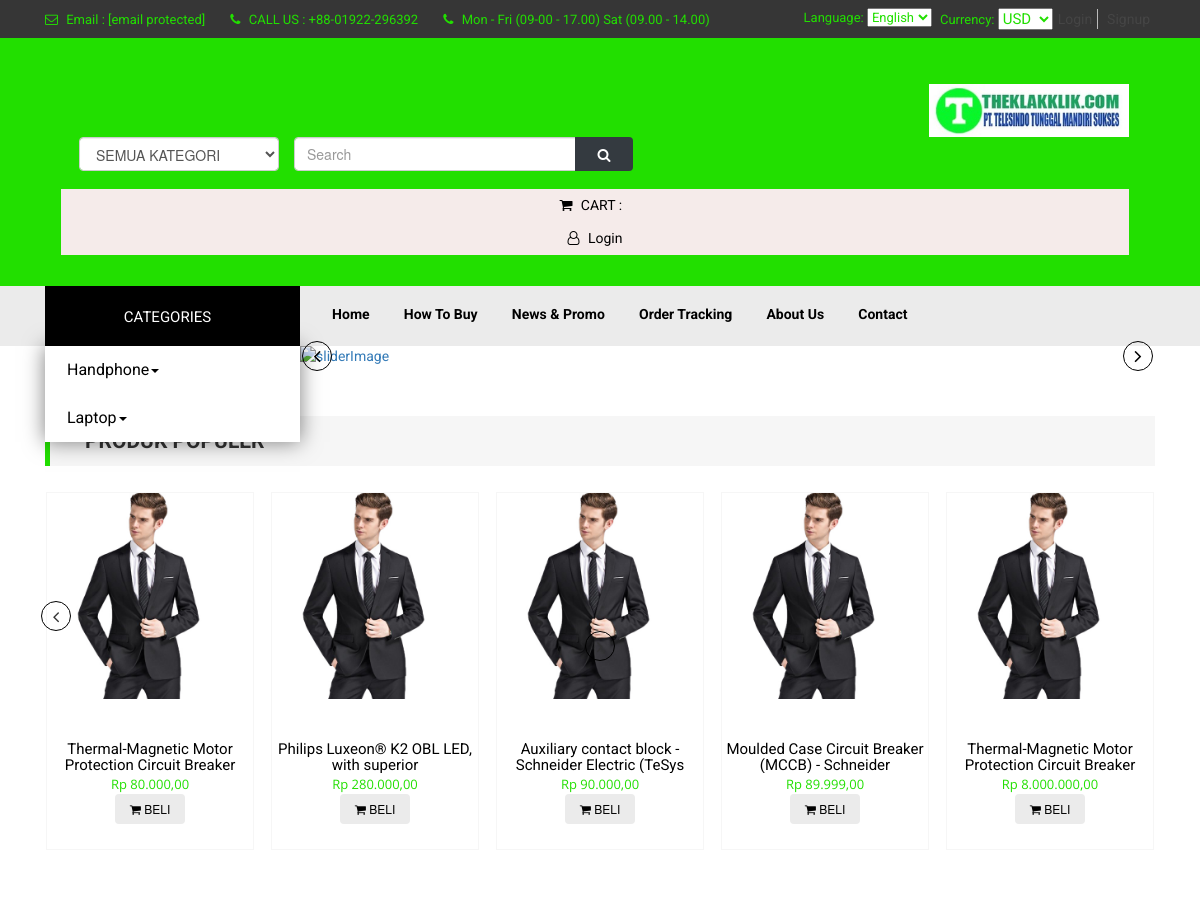
/ (upper part), run on an earlier commit of the app's database.
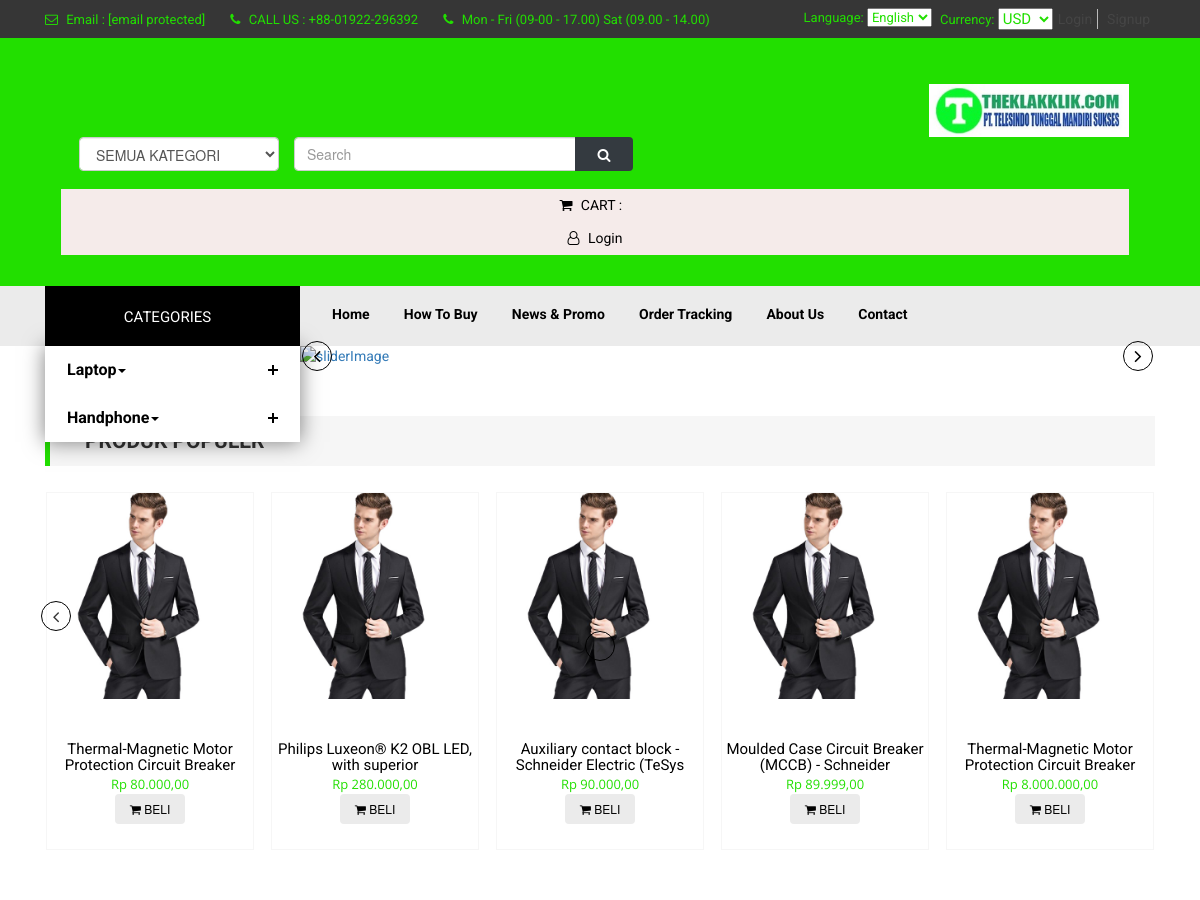
And on a later commit of the database.
### tables this page shows
CREATE TABLE `t_kategori` (
  `id` int(11) NOT NULL,
  `nama_kategori` varchar(50) NOT NULL,
  `id_parent` int(11) NOT NULL,
  `posisi` int(11) NOT NULL,
  `status` int(11) NOT NULL COMMENT '1=aktif,0=nonaktif'
);

CREATE TABLE `t_produk` (
  `id` int(11) NOT NULL,
  `gambar_produk` varchar(255) NOT NULL,
  `nama_produk` varchar(1000) NOT NULL,
  `short_deskripsi` text NOT NULL,
  `id_kategori` varchar(1000) NOT NULL,
  `id_brand` int(11) NOT NULL,
  `harga` int(11) NOT NULL,
  `detail` varchar(1000) NOT NULL,
  `jumlah` int(11) NOT NULL,
  `featured` int(11) NOT NULL,
  `tags` varchar(255) NOT NULL
);

### application/controllers/Home.php (called while the page is built, shortened)
<?php
class Home extends CI_Controller {
	 function __construct(){
        $this->load->model('Crud_produk');
        $this->load->model('Model_kategori');
         $this->load->model('cart_model');
    }
	public function index()
	{
        $data['produk'] = $this->Crud_produk->read();
        $data['data']=$this->cart_model->get_all_produk();
        $data['kategori'] = $this->Model_kategori->read();
		$this->load->view('home',$data );
	}
}

### index.php (called while the page is built, shortened)
<?php
require_once BASEPATH.'core/CodeIgniter.php';

### application/models/Crud_produk.php (called while the page is built, shortened)
<?php
class Crud_produk extends CI_Model
{
	function read(){
		$this->db->order_by("id","desc");
		$query=$this->db->get("t_produk");
		return $query->result_array();
	}
}

### application/views/home.php (the view, shortened to what the changed rows need)
<!DOCTYPE html>
<html lang="en">
<head>
        <link rel="stylesheet" href="https://stackpath.bootstrapcdn.com/bootstrap/4.1.3/css/bootstrap.min.css">
        <link href="<?php echo base_url().'assets/website/vendor/bootstrap/css/bootstrap.min.css'?>" rel="stylesheet">
        <link href="<?php echo base_url().'assets/website/vendor/font-awesome/css/font-awesome.min.css'?>" rel="stylesheet" type="text/css">
        <link href="<?php echo base_url().'assets/website/vendor/jquery-ui/jquery-ui.min.css'?>" rel="stylesheet">
        <link href="<?php echo base_url().'assets/website/vendor/owl-carousel/owl.carousel.min.css'?>" rel="stylesheet">
        <link href="<?php echo base_url().'assets/website/vendor/wow-js/animate.css'?>" rel="stylesheet">
        <link href="<?php echo base_url().'assets/website/vendor/lightbox/css/lightbox.min.css'?>" rel="stylesheet">
        <link href="<?php echo base_url().'assets/website/css/style.css'?>" rel="stylesheet">
        <link rel="stylesheet" href="<?php echo base_url().'assets/website/vendor/easyzoom/easyzoom.min.css'?>">
        <link href="<?php echo base_url().'assets/website/css/responsive.css'?>" rel="stylesheet">
        <link href="<?php echo base_url().'assets/website/vendor/SmartWizard-master/dist/css/smart_wizard.css'?>" rel="stylesheet" type="text/css">
        <link href="<?php echo base_url().'assets/website/vendor/SmartWizard-master/dist/css/smart_wizard_theme_dots.css'?>" rel="stylesheet" type="text/css">
    </head>
    <body>
       <?php      $this->load->view('header_top');             ?>
<header>
   <?php      $this->load->view('header_main');             ?>
<?php   $this->load->view('header');             ?>
</header>
<section class="product_area wow fadeInUp">
    <div class="container">
        <div class="row db m0 product_inner">
            <div class="heading">
                <h2 class="bg_gray">Produk Populer</h2>
            </div>
            <div class="owl-carousel product_slider slider_style">
           <?php foreach ($produk  as $data_produk ): ?>
            <div class="item" style="    height:400px;">
                    <div class="item_inner">
                        <div class="item_image" data-produkid="<?php echo $data_produk['id'] ?>">
                            <a href=" <?php echo base_url().'detail-produk/id-produk/';?><?php echo $data_produk['id'];?>">
                            <img src="<?php echo base_url()?>my-assets/image/product/<?php echo $data_produk['gambar_produk']; ?>" alt="product-image" style=" max-height:212px;">
                            </a>
                        </div>
                        <div class="item_info">
                            <h6 style="overflow: hidden;max-height: 49px;min-height: 49px;"><?php echo $data_produk['sku'] ?><br/>
                            <?php echo limit_words($data_produk['short_deskripsi'],7); ?>
                            </h6>
                            <div class="product_cost">
                                <?php if ( $this->session->userdata('customer_level')>0){?>
                                <p class="current">
                                <?php
                                $id_type = $this->session->userdata('customer_level');
                                $data_discount = $this->db->query("SELECT * from t_type_customer where id = $id_type")->result();
                                foreach ($data_discount as $discount) {
                                }
                                $discount = $discount->discount;
                                $price_normal = $data_produk['harga'];
                                $fix_price = $price_normal - ($price_normal * ($discount/100));
                                rupiah($fix_price);
                                ?>
                                </p>
                                <p class="previous">
                                    <?php  rupiah($data_produk['harga']); ?>
                                </p>
                                <?php }else{?>
                                    <p class="current">
                                    <?php $fix_price = $data_produk['harga'];
                                    rupiah($data_produk['harga']); ?>
                                    </p>
                                <?php } ?>
                            </div>
                        <div class="addtocard">
                                <form action="#" method="post">
                                    <div class="item_image">
                                        <button type="button" data-qty='1' data-price-origin="<?php echo $data_produk['harga'] ?>" data-satuan="<?php echo $fix_price ?>" data-produkid="<?php echo $data_produk['id'] ?>" data-produknama="<?php echo $data_produk['sku'] ?>" data-produkharga="<?php echo $fix_price ?>" data-gambar="<?php echo $data_produk['gambar_produk']; ?>" class="add_cart btn cart_button_gray"><i class="fa fa-shopping-cart"></i>  Beli</button>
                                    </div>
                                </form>
                        </div>
                        </div>
                    </div>
                </div>
           <?php endforeach ?>
                            </div>
        </div>
    </div>
</section>
 <?php      $this->load->view('footer');
        function rupiah($angka){
            echo "Rp " . number_format($angka,2,',','.');
        }
        function limit_words($string, $word_limit){
            $words = explode(" ",$string);
            return implode(" ",array_splice($words,0,$word_limit));
        }
   ?>
    </body>
</html>

### application/views/header.php (shortened to what the changed rows need)
<div class="header-bottom">
        <div class="container">
            <div class="row">
                <div class="col-lg-3 hidden-md-down">
                    <div class="dropdown category_menu  show">
                        <div id='cssmenu'>
                          <?php
                            function html_menu(&$strmenu="", $parent=0) {
                               $query = "SELECT *
                                FROM t_kategori WHERE id_parent ='$parent'
                                ORDER BY posisi";
                              $konek =  mysqli_connect("localhost","root","","theklakklik");
                               $sql = mysqli_query($konek,$query);
                            if (mysqli_num_rows($sql) > 0){
                               $strmenu .= '<ul>';
                            }
                            while ($row = mysqli_fetch_assoc($sql)) {
                            $query_cek = "SELECT * from t_kategori where id_parent = $row[id] ";
                            $sql_cek = mysqli_query($konek,$query_cek);
                            if (mysqli_num_rows($sql_cek) > 0){
                                 $strmenu .= '<li class="has-sub">';
                                 $strmenu .= sprintf("<a href='' style='font-weight:bold;' tabindex='999' title='%s'>%s<span class='caret'></span></a>", $row['id'], $row['nama_kategori'], $row['nama_kategori']);
                            }else{
                              $strmenu .= '<li class="nosub">';
                              $strmenu .= sprintf("<a  href='' tabindex='999' title='%s'>%s<span class='caret'></span></a>", $row['id'], $row['nama_kategori'], $row['nama_kategori']);
                            }
                             html_menu($strmenu, $row['id']);
                              $strmenu .= "</li>";
                            }
                            if (mysqli_num_rows($sql) > 0)
                              $strmenu .= '</ul>';
                            }
                            $strmenu = "";
                            html_menu($strmenu, 0);
                            echo $strmenu;
                            ?>
                        </div>
                    </div>
                </div>
            </div>
        </div>
        </div>

What changed in the data, as far as the page shows it:
changed t_kategori "Laptop": moves up the list
